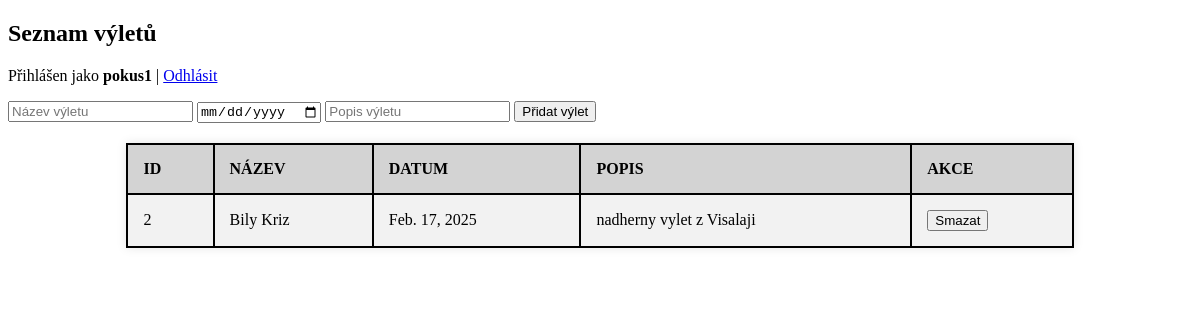
The app's page / (signed in) with its own data.
### vylety/models.py (models this page shows, shortened)
class Vylet(models.Model):
    name = models.CharField(max_length=200)
    date = models.DateField()
    description = models.TextField()
    user = models.ForeignKey(User, on_delete=models.CASCADE)  # Každý výlet patří uživateli

### vylety/views.py (the view)
# urls.py: path('', views.index, name='index'),
def index(request):
    vylety = Vylet.objects.all()
    return render(request, "vylety/index.html", {"vylety": vylety})

### vylety/templates/vylety/index.html (shortened to what this page needs)
<!DOCTYPE html>
<html lang="cs">
<head>
    {% load static %}
    <link rel="stylesheet" href="{% static 'vylety/style.css' %}">
</head>
<body>
    <h2>Seznam výletů</h2>
    {% if user.is_authenticated %}
        <p>Přihlášen jako <strong>{{ user.username }}</strong> | <a href="{% url 'logout' %}">Odhlásit</a></p>
        <form id="tripForm">
            <input type="text" id="name" placeholder="Název výletu" required>
            <input type="date" id="date" required>
            <input type="text" id="description" placeholder="Popis výletu" required>
            <button type="submit">Přidat výlet</button>
        </form>
    {% else %}
        <p><a href="{% url 'login' %}">Přihlásit se</a> | <a href="{% url 'register' %}">Registrovat</a></p>
    {% endif %}
    <table>
        <tr>
            <th>ID</th>
            <th>Název</th>
            <th>Datum</th>
            <th>Popis</th>
            {% if user.is_authenticated %}<th>Akce</th>{% endif %}
        </tr>
        {% for vylet in vylety %}
        <tr>
            <td>{{ vylet.id }}</td>
            <td>{{ vylet.name }}</td>
            <td>{{ vylet.date }}</td>
            <td>{{ vylet.description }}</td>
            {% if user.is_authenticated %}
            <td><button onclick="deleteVylet({{ vylet.id }})">Smazat</button></td>
            {% endif %}
        </tr>
        {% endfor %}
    </table>
</body>
</html>

### vylety/static/vylety/style.css (style rules this page uses)
table { width: 80%; margin: 20px auto; border-collapse: collapse; background-color: #fff; box-shadow: 0px 0px 10px rgba(0, 0, 0, 0.1); }
th, td { border: 2px solid black; padding: 15px; text-align: left; }
th { background-color: lightgray; text-transform: uppercase; }
tr:nth-child(even) { background-color: #f2f2f2; }

### records on screen
Vylet: id "2", name "Bily Kriz", date "Feb. 17, 2025", description "nadherny vylet z Visalaji"

### other values on screen
{{ user.username }} "pokus1"
